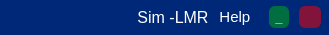
    <widget class="QFrame" name="header_frame">
     <property name="sizePolicy">
      <sizepolicy hsizetype="Preferred" vsizetype="Preferred">
       <horstretch>0</horstretch>
       <verstretch>0</verstretch>
      </sizepolicy>
     </property>
     <property name="maximumSize">
      <size>
       <width>16777215</width>
       <height>35</height>
      </size>
     </property>
     <property name="styleSheet">
      <string notr="true">background-color: rgb(0, 40, 120);
border-top-left-radius: 10px;
border-top-right-radius: 10px;
font: 500 10pt &quot;Ubuntu&quot;;
color: rgb(255, 255, 255);


</string>
     </property>
     <property name="frameShape">
      <enum>QFrame::StyledPanel</enum>
     </property>
     <property name="frameShadow">
      <enum>QFrame::Raised</enum>
     </property>
     <layout class="QHBoxLayout" name="horizontalLayout">
      <property name="spacing">
       <number>10</number>
      </property>
      <property name="leftMargin">
       <number>8</number>
      </property>
      <property name="topMargin">
       <number>0</number>
      </property>
      <property name="rightMargin">
       <number>8</number>
      </property>
      <property name="bottomMargin">
       <number>0</number>
      </property>
      <item>
       <widget class="QPushButton" name="icon">
        <property name="sizePolicy">
         <sizepolicy hsizetype="Minimum" vsizetype="Expanding">
          <horstretch>0</horstretch>
          <verstretch>0</verstretch>
         </sizepolicy>
        </property>
        <property name="minimumSize">
         <size>
          <width>40</width>
          <height>30</height>
         </size>
        </property>
        <property name="maximumSize">
         <size>
          <width>40</width>
          <height>60</height>
         </size>
        </property>
        <property name="cursor">
         <cursorShape>PointingHandCursor</cursorShape>
        </property>
        <property name="styleSheet">
         <string notr="true">QPushButton{
	background:transparent;
}
</string>
        </property>
        <property name="text">
         <string/>
        </property>
        <property name="icon">
         <iconset resource="icons_.qrc">
          <normaloff>:/icons/icons/LOGO.png</normaloff>:/icons/icons/LOGO.png</iconset>
        </property>
        <property name="iconSize">
         <size>
          <width>40</width>
          <height>40</height>
         </size>
        </property>
       </widget>
      </item>
      <item>
       <spacer name="horizontalSpacer_3">
        <property name="orientation">
         <enum>Qt::Horizontal</enum>
        </property>
        <property name="sizeType">
         <enum>QSizePolicy::Fixed</enum>
        </property>
        <property name="sizeHint" stdset="0">
         <size>
          <width>79</width>
          <height>20</height>
         </size>
        </property>
       </spacer>
      </item>
      <item>
       <widget class="QLabel" name="label_title">
        <property name="maximumSize">
         <size>
          <width>16777215</width>
          <height>40</height>
         </size>
        </property>
        <property name="font">
         <font>
          <family>Ubuntu</family>
          <pointsize>10</pointsize>
          <italic>false</italic>
          <bold>false</bold>
         </font>
        </property>
        <property name="styleSheet">
         <string notr="true"/>
        </property>
        <property name="text">
         <string>&lt;html&gt;&lt;head/&gt;&lt;body&gt;&lt;p align=&quot;center&quot;&gt;&lt;span style=&quot; font-size:12pt;&quot;&gt;Sim -LMR&lt;/span&gt;&lt;/p&gt;&lt;/body&gt;&lt;/html&gt;</string>
        </property>
       </widget>
      </item>
      <item>
       <widget class="QPushButton" name="btn_help">
        <property name="minimumSize">
         <size>
          <width>20</width>
          <height>20</height>
         </size>
        </property>
        <property name="maximumSize">
         <size>
          <width>65</width>
          <height>22</height>
         </size>
        </property>
        <property name="font">
         <font>
          <family>Ubuntu</family>
          <pointsize>11</pointsize>
          <italic>false</italic>
          <bold>false</bold>
         </font>
        </property>
        <property name="cursor">
         <cursorShape>PointingHandCursor</cursorShape>
        </property>
        <property name="layoutDirection">
         <enum>Qt::RightToLeft</enum>
        </property>
        <property name="styleSheet">
         <string notr="true">QPushButton{
	font: 400 11pt &quot;Ubuntu&quot;;
	color: rgb(255, 255,255);
	background-color: rgba(0,40, 120,120);
	border-radius:6px;
}

QPushButton:hover{
	background: rgb(0, 0, 255);
	width: 40;
	height: 35;
}</string>
        </property>
        <property name="text">
         <string>Help  </string>
        </property>
        <property name="icon">
         <iconset resource="icons_.qrc">
          <normaloff>:/icons/icons/help.png</normaloff>:/icons/icons/help.png</iconset>
        </property>
        <property name="iconSize">
         <size>
          <width>15</width>
          <height>15</height>
         </size>
        </property>
       </widget>
      </item>
      <item>
       <widget class="QPushButton" name="btn_minimizar">
        <property name="minimumSize">
         <size>
          <width>20</width>
          <height>20</height>
         </size>
        </property>
        <property name="maximumSize">
         <size>
          <width>22</width>
          <height>22</height>
         </size>
        </property>
        <property name="font">
         <font>
          <family>Ubuntu</family>
          <pointsize>10</pointsize>
          <italic>false</italic>
          <bold>true</bold>
         </font>
        </property>
        <property name="cursor">
         <cursorShape>PointingHandCursor</cursorShape>
        </property>
        <property name="styleSheet">
         <string notr="true">QPushButton{
	font: 900 10pt &quot;Ubuntu&quot;;
	color: rgb(255, 255,255);
	background:rgba(0, 190, 0, 120);
	border-radius:6px;
}

QPushButton:hover{
	background:rgb(0, 190, 0);
	width: 40;
	height: 35;
}</string>
        </property>
        <property name="text">
         <string>_</string>
        </property>
       </widget>
      </item>
      <item>
       <widget class="QPushButton" name="btn_close">
        <property name="minimumSize">
         <size>
          <width>20</width>
          <height>20</height>
         </size>
        </property>
        <property name="maximumSize">
         <size>
          <width>22</width>
          <height>22</height>
         </size>
        </property>
        <property name="font">
         <font>
          <family>Ubuntu</family>
          <pointsize>10</pointsize>
          <italic>false</italic>
          <bold>false</bold>
         </font>
        </property>
        <property name="cursor">
         <cursorShape>PointingHandCursor</cursorShape>
        </property>
        <property name="styleSheet">
         <string notr="true">QPushButton{
	font: 500 10pt &quot;Ubuntu&quot;;
	color: rgb(255, 255,255);
	background:rgba(255, 0, 0, 130);
	border-radius:6px;
}

QPushButton:hover{
	background:rgb(255, 0, 0);
	width: 40;
	height: 35;
}</string>
        </property>
        <property name="text">
         <string/>
        </property>
        <property name="icon">
         <iconset resource="icons_.qrc">
          <normaloff>:/icons/icons/close.png</normaloff>:/icons/icons/close.png</iconset>
        </property>
        <property name="iconSize">
         <size>
          <width>12</width>
          <height>12</height>
         </size>
        </property>
       </widget>
      </item>
     </layout>
    </widget>
